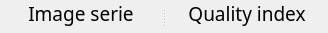
         <widget class="QSplitter" name="splitter_2">
          <property name="orientation">
           <enum>Qt::Horizontal</enum>
          </property>
          <widget class="QWidget" name="layoutWidget_2">
           <layout class="QVBoxLayout" name="verticalLayout_2">
            <item>
             <widget class="QLabel" name="label_Serie">
              <property name="minimumSize">
               <size>
                <width>162</width>
                <height>0</height>
               </size>
              </property>
              <property name="palette">
               <palette>
                <active>
                 <colorrole role="WindowText">
                  <brush brushstyle="SolidPattern">
                   <color alpha="255">
                    <red>0</red>
                    <green>0</green>
                    <blue>0</blue>
                   </color>
                  </brush>
                 </colorrole>
                 <colorrole role="Button">
                  <brush brushstyle="SolidPattern">
                   <color alpha="255">
                    <red>253</red>
                    <green>249</green>
                    <blue>248</blue>
                   </color>
                  </brush>
                 </colorrole>
                 <colorrole role="Text">
                  <brush brushstyle="SolidPattern">
                   <color alpha="255">
                    <red>0</red>
                    <green>0</green>
                    <blue>0</blue>
                   </color>
                  </brush>
                 </colorrole>
                 <colorrole role="ButtonText">
                  <brush brushstyle="SolidPattern">
                   <color alpha="255">
                    <red>0</red>
                    <green>0</green>
                    <blue>0</blue>
                   </color>
                  </brush>
                 </colorrole>
                 <colorrole role="Base">
                  <brush brushstyle="SolidPattern">
                   <color alpha="255">
                    <red>253</red>
                    <green>249</green>
                    <blue>248</blue>
                   </color>
                  </brush>
                 </colorrole>
                 <colorrole role="Window">
                  <brush brushstyle="SolidPattern">
                   <color alpha="255">
                    <red>253</red>
                    <green>249</green>
                    <blue>248</blue>
                   </color>
                  </brush>
                 </colorrole>
                </active>
                <inactive>
                 <colorrole role="WindowText">
                  <brush brushstyle="SolidPattern">
                   <color alpha="255">
                    <red>0</red>
                    <green>0</green>
                    <blue>0</blue>
                   </color>
                  </brush>
                 </colorrole>
                 <colorrole role="Button">
                  <brush brushstyle="SolidPattern">
                   <color alpha="255">
                    <red>253</red>
                    <green>249</green>
                    <blue>248</blue>
                   </color>
                  </brush>
                 </colorrole>
                 <colorrole role="Text">
                  <brush brushstyle="SolidPattern">
                   <color alpha="255">
                    <red>0</red>
                    <green>0</green>
                    <blue>0</blue>
                   </color>
                  </brush>
                 </colorrole>
                 <colorrole role="ButtonText">
                  <brush brushstyle="SolidPattern">
                   <color alpha="255">
                    <red>0</red>
                    <green>0</green>
                    <blue>0</blue>
                   </color>
                  </brush>
                 </colorrole>
                 <colorrole role="Base">
                  <brush brushstyle="SolidPattern">
                   <color alpha="255">
                    <red>253</red>
                    <green>249</green>
                    <blue>248</blue>
                   </color>
                  </brush>
                 </colorrole>
                 <colorrole role="Window">
                  <brush brushstyle="SolidPattern">
                   <color alpha="255">
                    <red>253</red>
                    <green>249</green>
                    <blue>248</blue>
                   </color>
                  </brush>
                 </colorrole>
                </inactive>
                <disabled>
                 <colorrole role="WindowText">
                  <brush brushstyle="SolidPattern">
                   <color alpha="255">
                    <red>0</red>
                    <green>0</green>
                    <blue>0</blue>
                   </color>
                  </brush>
                 </colorrole>
                 <colorrole role="Button">
                  <brush brushstyle="SolidPattern">
                   <color alpha="255">
                    <red>253</red>
                    <green>249</green>
                    <blue>248</blue>
                   </color>
                  </brush>
                 </colorrole>
                 <colorrole role="Text">
                  <brush brushstyle="SolidPattern">
                   <color alpha="255">
                    <red>0</red>
                    <green>0</green>
                    <blue>0</blue>
                   </color>
                  </brush>
                 </colorrole>
                 <colorrole role="ButtonText">
                  <brush brushstyle="SolidPattern">
                   <color alpha="255">
                    <red>0</red>
                    <green>0</green>
                    <blue>0</blue>
                   </color>
                  </brush>
                 </colorrole>
                 <colorrole role="Base">
                  <brush brushstyle="SolidPattern">
                   <color alpha="255">
                    <red>253</red>
                    <green>249</green>
                    <blue>248</blue>
                   </color>
                  </brush>
                 </colorrole>
                 <colorrole role="Window">
                  <brush brushstyle="SolidPattern">
                   <color alpha="255">
                    <red>253</red>
                    <green>249</green>
                    <blue>248</blue>
                   </color>
                  </brush>
                 </colorrole>
                </disabled>
               </palette>
              </property>
              <property name="font">
               <font>
                <family>Noto Sans Cond</family>
                <pointsize>14</pointsize>
                <weight>50</weight>
                <italic>false</italic>
                <bold>false</bold>
               </font>
              </property>
              <property name="styleSheet">
               <string notr="true"/>
              </property>
              <property name="lineWidth">
               <number>1</number>
              </property>
              <property name="midLineWidth">
               <number>0</number>
              </property>
              <property name="text">
               <string>Image serie</string>
              </property>
              <property name="scaledContents">
               <bool>false</bool>
              </property>
              <property name="alignment">
               <set>Qt::AlignCenter</set>
              </property>
             </widget>
            </item>
            <item>
             <widget class="ImageView" name="expSeries" native="true"/>
            </item>
           </layout>
          </widget>
          <widget class="QWidget" name="layoutWidget_3">
           <layout class="QVBoxLayout" name="verticalLayout_3">
            <item>
             <widget class="QLabel" name="label_Quality">
              <property name="minimumSize">
               <size>
                <width>162</width>
                <height>0</height>
               </size>
              </property>
              <property name="palette">
               <palette>
                <active>
                 <colorrole role="WindowText">
                  <brush brushstyle="SolidPattern">
                   <color alpha="255">
                    <red>0</red>
                    <green>0</green>
                    <blue>0</blue>
                   </color>
                  </brush>
                 </colorrole>
                 <colorrole role="Button">
                  <brush brushstyle="SolidPattern">
                   <color alpha="255">
                    <red>253</red>
                    <green>249</green>
                    <blue>248</blue>
                   </color>
                  </brush>
                 </colorrole>
                 <colorrole role="Text">
                  <brush brushstyle="SolidPattern">
                   <color alpha="255">
                    <red>0</red>
                    <green>0</green>
                    <blue>0</blue>
                   </color>
                  </brush>
                 </colorrole>
                 <colorrole role="ButtonText">
                  <brush brushstyle="SolidPattern">
                   <color alpha="255">
                    <red>0</red>
                    <green>0</green>
                    <blue>0</blue>
                   </color>
                  </brush>
                 </colorrole>
                 <colorrole role="Base">
                  <brush brushstyle="SolidPattern">
                   <color alpha="255">
                    <red>253</red>
                    <green>249</green>
                    <blue>248</blue>
                   </color>
                  </brush>
                 </colorrole>
                 <colorrole role="Window">
                  <brush brushstyle="SolidPattern">
                   <color alpha="255">
                    <red>253</red>
                    <green>249</green>
                    <blue>248</blue>
                   </color>
                  </brush>
                 </colorrole>
                </active>
                <inactive>
                 <colorrole role="WindowText">
                  <brush brushstyle="SolidPattern">
                   <color alpha="255">
                    <red>0</red>
                    <green>0</green>
                    <blue>0</blue>
                   </color>
                  </brush>
                 </colorrole>
                 <colorrole role="Button">
                  <brush brushstyle="SolidPattern">
                   <color alpha="255">
                    <red>253</red>
                    <green>249</green>
                    <blue>248</blue>
                   </color>
                  </brush>
                 </colorrole>
                 <colorrole role="Text">
                  <brush brushstyle="SolidPattern">
                   <color alpha="255">
                    <red>0</red>
                    <green>0</green>
                    <blue>0</blue>
                   </color>
                  </brush>
                 </colorrole>
                 <colorrole role="ButtonText">
                  <brush brushstyle="SolidPattern">
                   <color alpha="255">
                    <red>0</red>
                    <green>0</green>
                    <blue>0</blue>
                   </color>
                  </brush>
                 </colorrole>
                 <colorrole role="Base">
                  <brush brushstyle="SolidPattern">
                   <color alpha="255">
                    <red>253</red>
                    <green>249</green>
                    <blue>248</blue>
                   </color>
                  </brush>
                 </colorrole>
                 <colorrole role="Window">
                  <brush brushstyle="SolidPattern">
                   <color alpha="255">
                    <red>253</red>
                    <green>249</green>
                    <blue>248</blue>
                   </color>
                  </brush>
                 </colorrole>
                </inactive>
                <disabled>
                 <colorrole role="WindowText">
                  <brush brushstyle="SolidPattern">
                   <color alpha="255">
                    <red>0</red>
                    <green>0</green>
                    <blue>0</blue>
                   </color>
                  </brush>
                 </colorrole>
                 <colorrole role="Button">
                  <brush brushstyle="SolidPattern">
                   <color alpha="255">
                    <red>253</red>
                    <green>249</green>
                    <blue>248</blue>
                   </color>
                  </brush>
                 </colorrole>
                 <colorrole role="Text">
                  <brush brushstyle="SolidPattern">
                   <color alpha="255">
                    <red>0</red>
                    <green>0</green>
                    <blue>0</blue>
                   </color>
                  </brush>
                 </colorrole>
                 <colorrole role="ButtonText">
                  <brush brushstyle="SolidPattern">
                   <color alpha="255">
                    <red>0</red>
                    <green>0</green>
                    <blue>0</blue>
                   </color>
                  </brush>
                 </colorrole>
                 <colorrole role="Base">
                  <brush brushstyle="SolidPattern">
                   <color alpha="255">
                    <red>253</red>
                    <green>249</green>
                    <blue>248</blue>
                   </color>
                  </brush>
                 </colorrole>
                 <colorrole role="Window">
                  <brush brushstyle="SolidPattern">
                   <color alpha="255">
                    <red>253</red>
                    <green>249</green>
                    <blue>248</blue>
                   </color>
                  </brush>
                 </colorrole>
                </disabled>
               </palette>
              </property>
              <property name="font">
               <font>
                <family>Noto Sans Cond</family>
                <pointsize>14</pointsize>
                <weight>50</weight>
                <italic>false</italic>
                <bold>false</bold>
               </font>
              </property>
              <property name="styleSheet">
               <string notr="true"/>
              </property>
              <property name="lineWidth">
               <number>1</number>
              </property>
              <property name="midLineWidth">
               <number>0</number>
              </property>
              <property name="text">
               <string>Quality index</string>
              </property>
              <property name="scaledContents">
               <bool>false</bool>
              </property>
              <property name="alignment">
               <set>Qt::AlignCenter</set>
              </property>
             </widget>
            </item>
            <item>
             <widget class="ImageView" name="QualSeries" native="true"/>
            </item>
           </layout>
          </widget>
         </widget>
